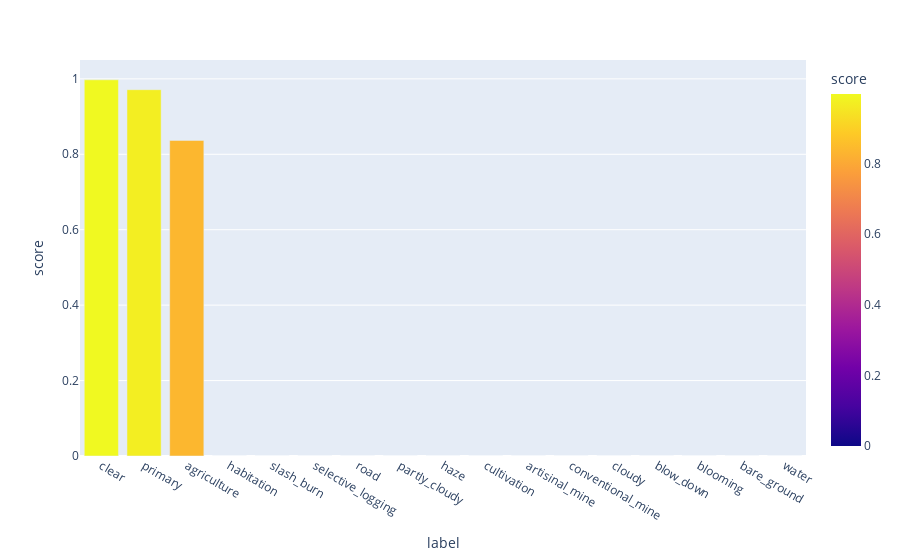

The cell this chart's notebook holds for it:
### Code cell
class_scores = {}
classes = encoder.classes_
for jdx in range(Y_val.shape[1]):
    y_val = Y_val[:, jdx].ravel()
    y_hat_val = (Y_hat_val[:, jdx].ravel() > threshs[jdx]).astype(float)
    score = fbeta_score(y_val, y_hat_val, beta=2)
    class_scores[classes[jdx]] = round(score, 4)

df_score = pd.DataFrame(dict(
    label=list(class_scores.keys()), score=list(class_scores.values()),
)).sort_values("score", ascending=False)
fig = px.bar(df_score, x="label", y="score", color="score")
fig.show()

### Figure 1 — Plotly figure (JSON) as saved in the notebook; plotly's stock layout.template omitted (floating-point values rounded to 4 significant figures)
{"data": [{"alignmentgroup": "True", "hovertemplate": "label=%{x}<br>score=%{marker.color}<extra></extra>", "legendgroup": "", "marker": {"color": [0.9975, 0.9713, 0.8368, 0, 0, 0, 0, 0, 0, 0, 0, 0, 0, 0, 0, 0, 0], "coloraxis": "coloraxis", "pattern": {"shape": ""}}, "name": "", "offsetgroup": "", "orientation": "v", "showlegend": false, "textposition": "auto", "type": "bar", "x": ["clear", "primary", "agriculture", "habitation", "slash_burn", "selective_logging", "road", "partly_cloudy", "haze", "cultivation", "artisinal_mine", "conventional_mine", "cloudy", "blow_down", "blooming", "bare_ground", "water"], "xaxis": "x", "y": [0.9975, 0.9713, 0.8368, 0, 0, 0, 0, 0, 0, 0, 0, 0, 0, 0, 0, 0, 0], "yaxis": "y"}], "layout": {"barmode": "relative", "coloraxis": {"colorbar": {"title": {"text": "score"}}, "colorscale": [[0, "#0d0887"], [0.1111, "#46039f"], [0.2222, "#7201a8"], [0.3333, "#9c179e"], [0.4444, "#bd3786"], [0.5556, "#d8576b"], [0.6667, "#ed7953"], [0.7778, "#fb9f3a"], [0.8889, "#fdca26"], [1, "#f0f921"]]}, "legend": {"tracegroupgap": 0}, "margin": {"t": 60}, "xaxis": {"anchor": "y", "domain": [0, 1], "title": {"text": "label"}}, "yaxis": {"anchor": "x", "domain": [0, 1], "title": {"text": "score"}}}}
